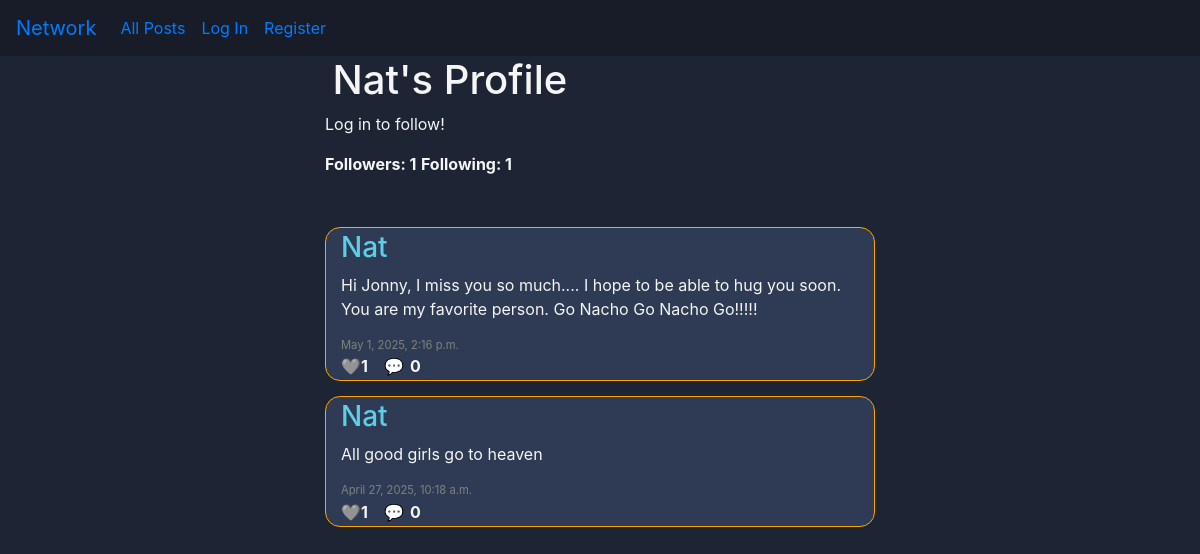
Screenshot of /profile/Nat with the database file from the repository.
### network/models.py (models this page shows, shortened)
class User(AbstractUser):
    pass

class Profile(models.Model):
    user = models.OneToOneField(User, on_delete=models.CASCADE)
    following = models.ManyToManyField("self", symmetrical=False, blank=True, related_name="followers")
    saved_posts = models.ManyToManyField("Post", blank=True, related_name="saved_by_profiles")
    profile_picture = models.ImageField(upload_to='profile_pics/', blank=True, null=True) # TODO
    profile_picture_url = models.URLField(blank=True, null=True) # TODO
    bio = models.CharField(max_length=512, null=True, blank=True) # TODO
    @property
    def following_count(self):
        return self.following.count()
    @property
    def follower_count(self):
        return self.followers.count()

class Post(models.Model):
    profile = models.ForeignKey("Profile", on_delete=models.CASCADE)
    content = models.TextField(max_length=512, blank=False, null=False)
    likes = models.ManyToManyField("Profile", blank=True, related_name="liked_posts")
    timestamp = models.DateTimeField(auto_now_add=True)
    edited_timestamp = models.DateTimeField(auto_now_add=False, null=True) # TODO
    @property
    def like_count(self):
        return self.likes.count()
    @property
    def comment_count(self):
        return self.comment_set.count()

### network/views.py (the view)
# urls.py: path("profile/<str:username>", views.profile, name="profile"),
def profile(request, username):
    user = User.objects.get(username=username)
    if not user:
        return False #TODO render error page
    return post_paginator(
        request,
        query=user.profile.post_set.select_related("profile").order_by("-timestamp"),
        template="network/profile.html",
        title=f"{user.username}'s Profile",
        user_obj=user
        )

### network/views.py (called while the page is built)
def post_paginator(request, query, template, title, user_obj=None):
    paginator = Paginator(query, 10)
    page_number = request.GET.get("page")
    page_obj = paginator.get_page(page_number)
    return render(request, template, {
        "page_obj": page_obj,
        "title": title,
        "user_obj": user_obj
    })

### network/templates/network/profile.html (shortened to what this page needs)
{% extends "network/layout.html" %}
{% load static %}
{% block body %}
    <div class="header-div">
        <h1 class="header-txt">{{ user_obj.username }}'s Profile</h1>
    </div>
    <div class="profile-card">
        {% if user.is_authenticated %}
            {% if user_obj.username != user.username %}
                <button class="btn btn-outline-primary"
                    id="toggle-follow-btn"
                    data-username="{{ user_obj.username }}">
                    {% if user_obj in user.following %}Unfollow{% else %}Follow{% endif %}</button>
            {% endif %}
        {% else %}
            <p class="alert-div">Log in to follow!</p>
        {% endif %}
        <strong id="follower-count">Followers: {{ user_obj.profile.follower_count }}</strong>
        <strong id="following-count">Following: {{ user_obj.profile.following_count }}</strong>
    </div>
    {% include "network/partials/load_posts.html" with page_obj=page_obj %}
{% endblock %}

### network/templates/network/partials/load_posts.html (shortened to what this page needs)
<div class="posts-div">
    {% for post in page_obj %}
        <div class="post-div">
            <h3><a class="post-header-txt" href="{% url 'profile' username=post.profile.user.username %}">{{ post.profile.user.username }}</a></h3>
            <div class="post-text-div">
                <p class="post-text">{{ post.content }}</p>
            </div>
            <p class="timestamp-txt">{{ post.timestamp }}</p>
            <div class="post-interact-div">
                {% if user.is_authenticated %}
                    <button class="like-btn post-interact-btn" data-id="{{ post.id }}"
                    data-liked="{% if user in post.likes.all %}true{% else %}false{% endif %}">❤️</button>
                {% else %}
                    🩶
                {% endif %}
                <strong class="like-count count">{{ post.like_count }}</strong>
                <button class="post-interact-btn" data-id="{{ post.id }}">💬</button>
                <strong class="comment-count count">{{ post.comment_count }}</strong>
            </div>
        </div>
    {% endfor %}
</div>

### network/static/network/styles.css (style rules this page uses)
* { margin: 0; box-sizing: border-box; }
.header-txt { align-self: flex-start; margin-left: 15px; width: 550px; }
.post-header-txt { color: #5ccfe6; }
.profile-card { min-width: 550px; min-height: 100px; }
.post-div { border-radius: 15px; width: 550px; background-color: #2f3b54; margin-top: 15px; padding: 3px 0 1px 15px; border: 1px solid orange; }
.post-interact-div { width: 100%; display: inline-flex; align-items: center; }
.count { margin-right: 10px; }
.post-interact-btn { border: none; background-color: inherit; }
.timestamp-txt { font-size: 0.7rem; color: grey; margin: 0; }

### rows the page displays
User: username "Nat", profile.follower_count "1", profile.following_count "1"
Post: profile.user.username "Nat", content "Hi Jonny, I miss you so much.... I hope to be able to hug you soon. You are my favorite person. Go Nacho Go Nacho Go!!!!!", timestamp "May 1, 2025, 2:16 p.m.", like_count "1", comment_count "0"
Post: profile.user.username "Nat", content "All good girls go to heaven", timestamp "April 27, 2025, 10:18 a.m.", like_count "1", comment_count "0"
